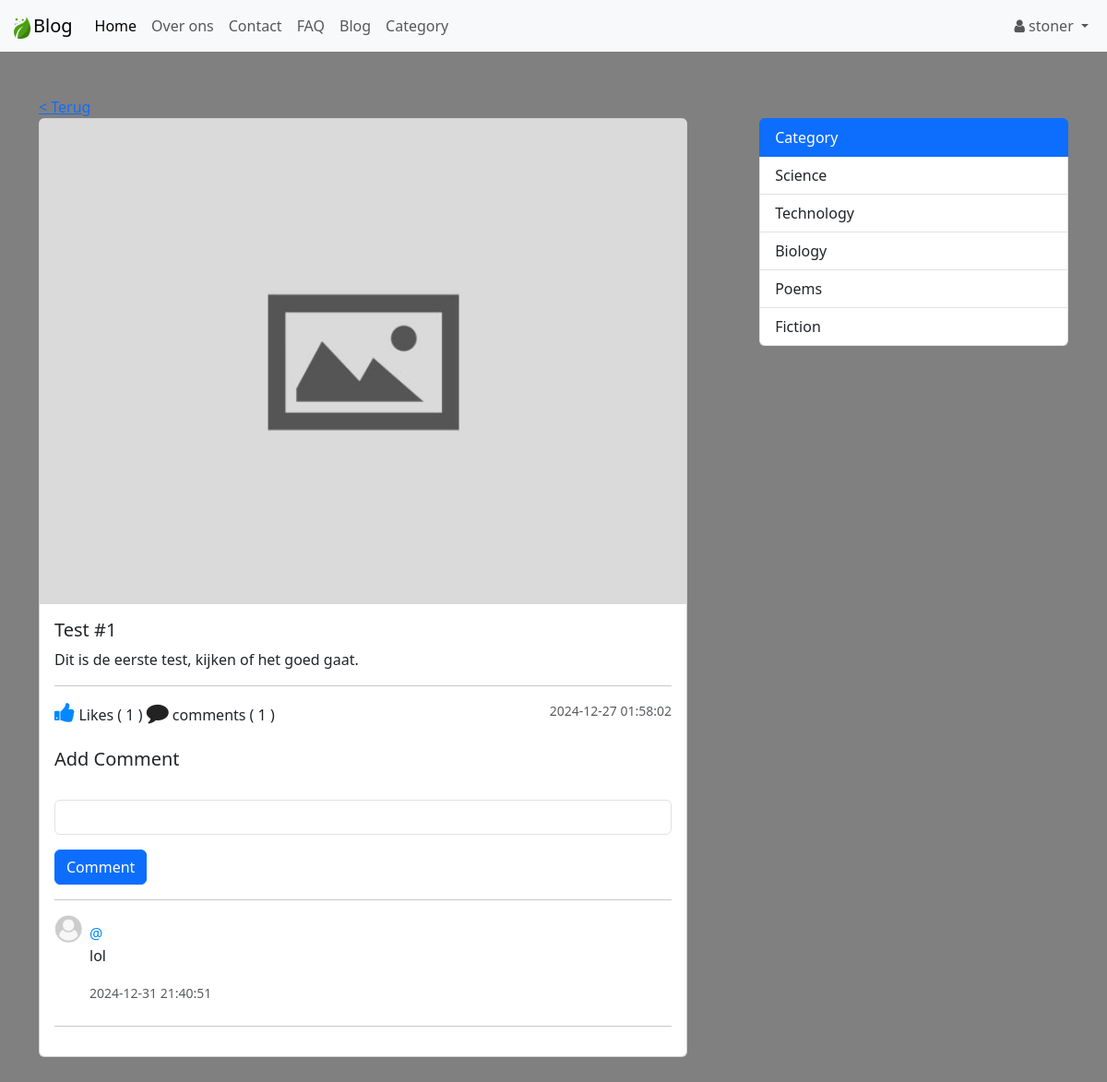
Page /blog-view.php?post_id=21 (signed in) on the committed database.
### tables this page shows
CREATE TABLE `post` (
  `post_id` int(11) NOT NULL,
  `post_title` varchar(127) NOT NULL,
  `post_text` text NOT NULL,
  `category` int(11) NOT NULL,
  `publish` int(2) NOT NULL DEFAULT 1,
  `cover_url` varchar(255) NOT NULL DEFAULT 'default.jpg',
  `crated_at` datetime NOT NULL DEFAULT current_timestamp()
);

CREATE TABLE `comment` (
  `comment_id` int(11) NOT NULL,
  `comment` varchar(255) NOT NULL,
  `user_id` int(11) NOT NULL,
  `post_id` int(11) NOT NULL,
  `crated_at` datetime NOT NULL DEFAULT current_timestamp()
);

CREATE TABLE `category` (
  `id` int(11) NOT NULL,
  `category` varchar(127) NOT NULL
);

### admin/data/post.php (called while the page is built, shortened)
<?php
function getById($conn, $id) {
    $sql = "SELECT * FROM post WHERE post_id=?";
    $stmt = $conn->prepare($sql);
    $stmt->execute([$id]);
    if ($stmt->rowCount() >= 1) {
        $data = $stmt->fetch();
        return $data;
    } else {
        return 0;
    }
}
function get5Categories($conn) {
    $sql = "SELECT * FROM category LIMIT 5";
    $stmt = $conn->prepare($sql);
    $stmt->execute();
    if ($stmt->rowCount() >= 1) {
        $data = $stmt->fetchAll();
        return $data;
    } else {
        return 0;
    }
}

### admin/data/comment.php (called while the page is built, shortened)
<?php
function CountByPostID($conn, $id){
   $sql = "SELECT * FROM comment WHERE post_id=?";
   $stmt = $conn->prepare($sql);
   $stmt->execute([$id]);
   return $stmt->rowCount();
}
function likeCountByPostID($conn, $id){
   $sql = "SELECT * FROM post_like WHERE post_id=?";
   $stmt = $conn->prepare($sql);
   $stmt->execute([$id]);
   return $stmt->rowCount();
}
function isLikedByUserID($conn, $post_id, $user_id){
   $sql = "SELECT * FROM post_like WHERE post_id=? AND liked_by=?";
   $stmt = $conn->prepare($sql);
   $stmt->execute([$post_id, $user_id]);
   if ($stmt->rowCount() > 0) {
      return 1;
   }else return 0;
}
function getCommentsByPostID($conn, $id){
   $sql = "SELECT * FROM comment WHERE post_id=? ORDER BY comment_id desc";
   $stmt = $conn->prepare($sql);
   $stmt->execute([$id]);
   if($stmt->rowCount() >= 1){
      $data = $stmt->fetchAll();
      return $data;
   }else {
       return 0;
   }
}

### blog-view.php (the view, shortened to what this page needs)
<?php
$logged = false;
if (isset($_SESSION['user_id']) && isset($_SESSION['username'])) {
    $logged = true;
    $user_id = $_SESSION['user_id'];
}
if (isset($_GET['post_id'])) {
        include_once("admin/data/post.php");
		include_once("admin/data/comment.php");
		include_once("db_conn.php");
        $id = $_GET['post_id'];
		$post = getById($conn, $id);
        $comments = getCommentsByPostID($conn, $id);
        $categories = get5Categories($conn);
?>
<!DOCTYPE html>
<html lang="en">
<head>
    <link rel="stylesheet" href="https://stackpath.bootstrapcdn.com/font-awesome/4.7.0/css/font-awesome.min.css">
    <link href="https://cdn.jsdelivr.net/npm/bootstrap@5.3.3/dist/css/bootstrap.min.css" rel="stylesheet">
    <link rel="stylesheet" href="css/style.css">
</head>
<body>
    <?php
        include 'inc/NavBar.php';
    ?>
    <div class="container mt-5">
    <a href="javascript:history.back()">< Terug</a>
        <section class="d-flex">
            <main class="main-blog">
                <div class="card main-blog-card mb-5">
                    <img src="upload/blog/<?=$post['cover_url']?>" class="card-img-top" alt="...">
                    <div class="card-body">
                        <h5 class="card-title"><?=$post['post_title']?></h5>
                        <p class="card-text"><?=$post['post_text']?></p>
                    <hr>
                        <div class="d-flex justify-content-between">
                            <div class="react-btns">
                            <?php
                                $post_id = $post['post_id'];
                                if ($logged) {
                                    $liked = isLikedByUserID($conn, $post_id, $user_id);
                                if ($liked) {
                                ?>
                                <i class="fa fa-thumbs-up liked like-btn"
                                    post-id="<?=$post_id?>"
                                    liked="1"
                                    aria-hidden="true">
                                </i>
                                <?php } }else { ?>
                                <i class="fa fa-thumbs-up" aria-hidden="true"></i>
                                <?php } ?>
                                 Likes (
                                <span><?php
                                    echo likeCountByPostID($conn, $post['post_id']);
                                ?></span> )
                                <i class="fa fa-comment" aria-hidden="true">
                                </i> comments (
                                <?php
                                    echo CountByPostID($conn, $post['post_id']);
                                ?> )
                            </div>
                        <small class="text-body-secondary"><?=$post['crated_at']?></small>
                    </div>
                    <form action="php/comment.php"
                        method="post"
                        id="comments">
                        <h5 class="mt-4">Add Comment</h5><br>
                        <div class="mb-3">
                            <input type="text"
                                class="form-control"
                                name="comment">
                        </div>
                        <button type="submit" class="btn btn-primary">Comment</button>
		            </form> <hr>
                    <div>
                        <div class="comments">
                            <?php if($comments != 0){
                                foreach ($comments as $comment){
                                    $u = getUserByID($conn, $comment['user_id']);
                            ?>
                            <div class="comment d-flex">
                                <div>
                                    <img src="img/user-default.png" width="30" height="30">
                                </div>
                                <div class="p-2">
                                    <span>@ <?=$u['username'] ?></span>
                                    <p><?=$comment['comment']?></p>
                                    <small class="text-body-secondary"><?=$comment['crated_at']?></small>
                                </div>
                            </div><hr>
                            <?php }} ?>
                        </div>
                    </div>
                    </div>
                </div>
            </main>
            <aside class="aside-main">
                <div class="list-group category-aside">
                    <a href="#" class="list-group-item list-group-item-action active" aria-current="true">
                        Category
                    </a>
                    <?php foreach ($categories as $category) { ?>
                    <a href="category.php?category_id=<?=$category['id']?>" class="list-group-item list-group-item-action">
                        <?php echo $category['category']; ?>
                    </a>
                    <?php } ?>
                </div>
            </aside>
        </section>
    </div>
</body>
</html>
<?php }else {
	header("Location: blog.php");
	exit;
} ?>

### css/style.css (style rules this page uses)
body { overflow-y: scroll; background-color: gray; }
img { max-width: 100%; }
.main-blog-card { width: 90%; }
.category-aside { width: 100%; }
.main-blog { width: 70%; }
.aside-main { width: 30%; }
.react-btns i { font-size: 24px; color: #222; cursor: pointer; }
.react-btns .liked { color: #0088FF; }
.comments .comment span { color: #0088FF; }

### rows in the picture
post: cover_url (placeholder picture), post_title "Test #1", post_text "Dit is de eerste test, kijken of het goed gaat.", crated_at "2024-12-27 01:58:02"
comment: comment "lol", crated_at "2024-12-31 21:40:51"
category: category "Science"
category: category "Technology"
category: category "Biology"
category: category "Poems"
category: category "Fiction"

### other values in the picture
$_SESSION['username'] "stoner"
likeCountByPostID($conn, $post['post_id']) "1"
CountByPostID($conn, $post['post_id']) "1"
